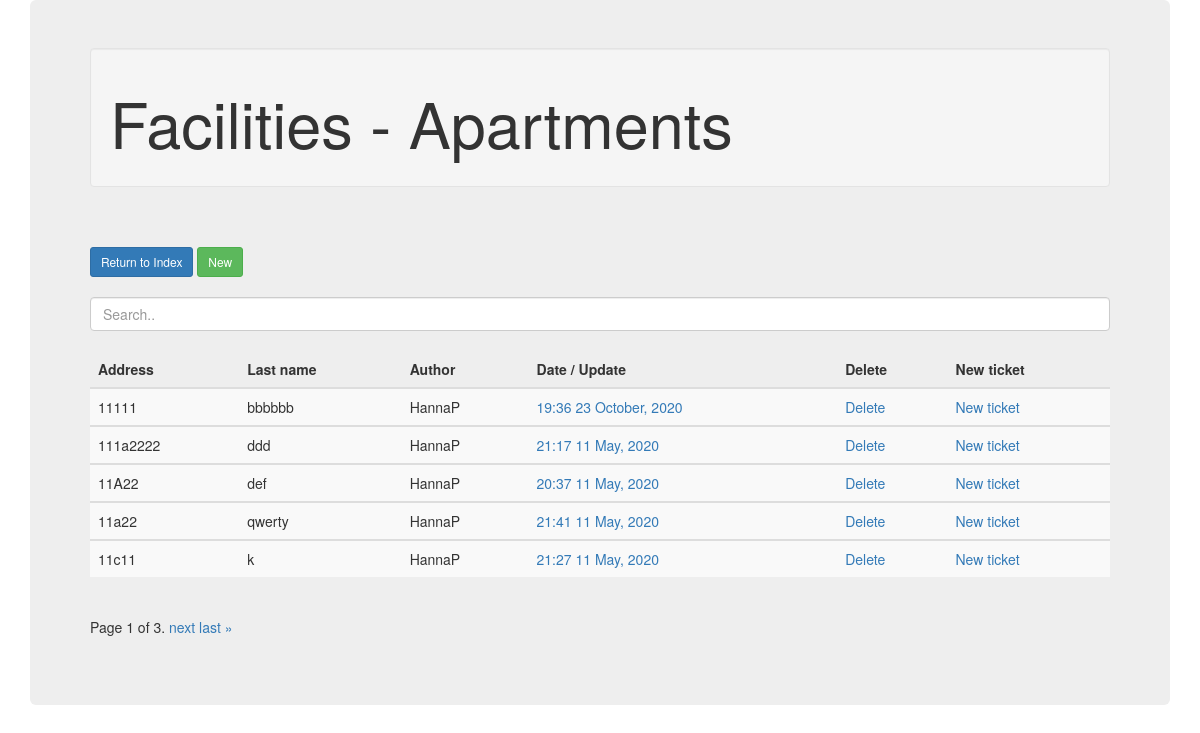
The app's page /apartment/ (signed in) with its own data.
### FacilitiesApp/models.py (models this page shows, shortened)
class Apartment(models.Model):
    first_name = models.CharField(max_length=100)
    last_name = models.CharField(max_length=100)
    email = models.CharField(max_length=100, blank=True)
    phone_no = models.CharField(max_length=100, blank=True)
    address = models.CharField(max_length=100)
    house_company = models.CharField(max_length=100)
    company_name = models.CharField(max_length=100)
    notes = models.TextField(blank=True)
    date_posted = models.DateTimeField(default=timezone.now)
    date_last_save = models.DateTimeField(auto_now=timezone.now)
    username_first = models.CharField(max_length=100)
    author = models.ForeignKey(User, on_delete=models.PROTECT)

### FacilitiesApp/views.py (the view)
# urls.py: path('apartment/', views.apartment, name='apartment'),
def apartment(request):
    dic_x = {}
    if request.user.is_authenticated:
        list_rows_int = request.user.profile.list_rows
        db_data = Apartment.objects.filter(company_name = request.user.profile.members_of).order_by('address')
        paginator = Paginator(db_data, list_rows_int)
        page_number = request.GET.get('page')
        page_obj = paginator.get_page(page_number)
        dic_x = {
            'posts': page_obj
        }
    return render(request, "FacilitiesApp/apartment.html", dic_x)

### FacilitiesApp/templates/FacilitiesApp/apartment.html (shortened to what this page needs)
<!DOCTYPE html>
<html lang="en">
<head>
	<link rel="stylesheet" href="https://maxcdn.bootstrapcdn.com/bootstrap/3.4.1/css/bootstrap.min.css">
</head>
<body>
	<div class="container">
		<div class="jumbotron">
		<div class="well"><h1>Facilities - Apartments</h1></div>
		<br><br>
		<a class="btn btn-primary btn-sm mt-1 mb-1" href="{% url 'home'  %}">Return to Index</a>
		<a class="btn btn-success btn-sm mt-1 mb-1" href="{% url 'apartment-create' %}">New</a>
		<br><br>
		<input class="form-control" id="myInput" type="text" placeholder="Search..">
		<br>
		<table class="table table-striped">
			<thead>
			  <tr>
				<th>Address</th>
				<th>Last name</th>
				<th>Author</th>
				<th>Date / Update</th>
				<th>Delete</th>
				<th>New ticket</th>
			  </tr>
			</thead>
		{% block content %}
		{% for Apartment in posts %}
				<tbody id="myTable">
					<tr>
					  <td>{{ Apartment.address }}</td>
					  <td>{{ Apartment.last_name }}</td>
					  <td>{{ Apartment.author }}</td>
					  <td><a href="{% url 'apartment-update' Apartment.id %}">{{ Apartment.date_last_save|date:"H:i d F, Y" }}</a></td>
					  <td><a href="{% url 'apartment-delete' Apartment.id %}">Delete</a></td>
					  <td><a href="{% url 'pre-ticket-create' Apartment.id %}">New ticket</a></td>
					</tr>
				</tbody>
		{% endfor %}
		{% endblock content %}
		</table>
		<div class="pagination">
			<span class="step-links">
				<span class="current">
					Page {{ posts.number }} of {{ posts.paginator.num_pages }}.
				</span>
				{% if posts.has_next %}
					<a href="?page={{ posts.next_page_number }}">next</a>
					<a href="?page={{ posts.paginator.num_pages }}">last &raquo;</a>
				{% endif %}
			</span>
		</div>
		</div>
	</div>
</body>
</html>

### records on screen
Apartment: address "11111", last_name "bbbbbb", author "HannaP", date_last_save "19:36 23 October, 2020"
Apartment: address "111a2222", last_name "ddd", author "HannaP", date_last_save "21:17 11 May, 2020"
Apartment: address "11A22", last_name "def", author "HannaP", date_last_save "20:37 11 May, 2020"
Apartment: address "11a22", last_name "qwerty", author "HannaP", date_last_save "21:41 11 May, 2020"
Apartment: address "11c11", last_name "k", author "HannaP", date_last_save "21:27 11 May, 2020"

### other values on screen
{{ posts.number }} "1"
{{ posts.paginator.num_pages }} "3"
